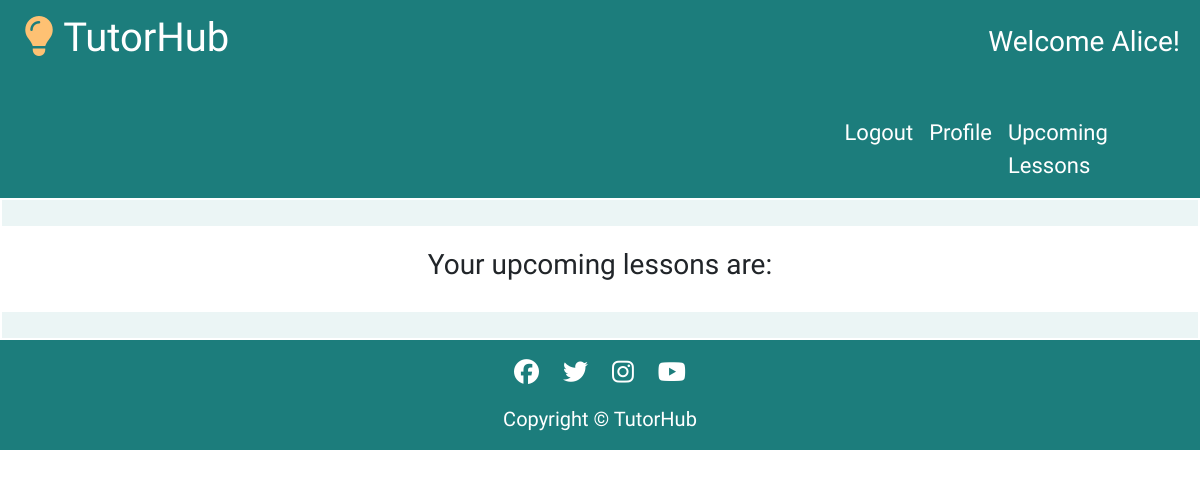
The page /profile/upcoming_lessons/ (signed in) on the database as committed earlier.
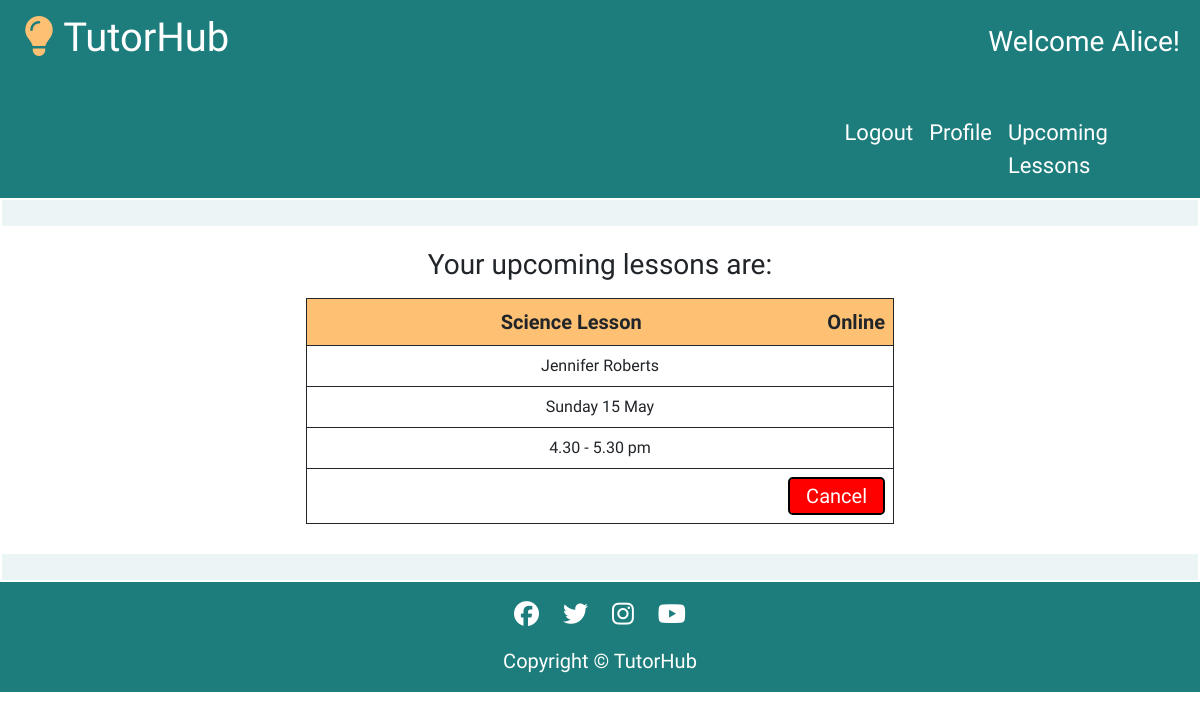
The same page on the database as committed later.
### tutorprofile/models.py (models this page shows, shortened)
class Booking(models.Model):
    date = models.CharField(max_length=50)
    time = models.CharField(max_length=50)
    tutor = models.CharField(max_length=50, null=True, blank=True)
    subject = models.CharField(max_length=50, null=True, blank=True)
    student = models.ForeignKey(User, on_delete=models.CASCADE)

### userprofile/views.py (the view)
# urls.py: path('upcoming_lessons/', views.upcoming_lessons, name='upcoming_lessons'),
@login_required
def upcoming_lessons(request):
    template = 'userprofile/upcoming_lessons.html'
    context = {
        'bookings': Booking.objects.filter(student=request.user),
    }
    return render(request, template, context)

### userprofile/templates/userprofile/upcoming_lessons.html (shortened to what this page needs)
{% extends "base.html" %}
{% load static %}
{% block content %}
<div class="row placeholder" id="placeholder-top">
</div>
<div class="container-fluid">
    <div class="row">
        <div class="col-12">
            <div class="row center">
                <h3>Your upcoming lessons are:</h3>
                {% for booking in bookings %}
                <div class="col-12">
                    <table class="table-space table-width-bookings">
                        <tr>
                            <td class="bold">{{ booking.subject }} Lesson <span class="type">Online</span></td>
                        </tr>
                        <tr>
                            <td>{{ booking.tutor }}</td>
                        </tr>
                        <tr>
                            <td class="booking-dates">{{ booking.date }}</td>
                        </tr>
                        <tr>
                            <td>{{ booking.time }}</td>
                        </tr>
                        <tr>
                            <td>
                                <button class="btn btn-delete btn-lg" value="{{ booking.id }}">Cancel</button>
                            </td>
                        </tr>
                    </table>
                </div>
            {% endfor %}
    </div>
</div>
<div class="row placeholder" id="placeholder-bottom">
</div>
{% endblock %}

### templates/base.html (shortened to what this page needs)
{% load static %}
<!DOCTYPE html>
<html lang="en">
<head>
    <link rel="stylesheet" href="https://cdnjs.cloudflare.com/ajax/libs/font-awesome/5.15.3/css/all.min.css">
    <link href="https://cdn.jsdelivr.net/npm/bootstrap@5.0.1/dist/css/bootstrap.min.css" rel="stylesheet"
>
    <link rel="stylesheet" href="{% static 'css/style.css' %}">
</head>
<body>
    <div class="row header-nav">
        <div class="col-sm-12 col-md-6">
            <a class="nav-link" id="nav-title" href="{% url 'index' %}"><i class="fa-solid fa-lightbulb"></i> TutorHub</a>
        </div>
        <div class="col-sm-12 col-md-6">
            {% if user.is_authenticated %}
                <h3 id="username-right">Welcome {{ user.username }}!</h3>
            {% endif %}
        </div>
    </div>
    <nav class="navbar navbar-expand navbar-light">
        <div class="conatiner-fluid">
            <div class="row">
                <div class="col-8 nav-elements">
                    <ul class="navbar-nav mb-lg-0">
                        {% if user.is_authenticated %}
                        <li class="nav-item">
                            <a class="nav-link" href="{% url 'account_logout' %}">Logout</a>
                        </li>
                        <li class="nav-item">
                            <a class="nav-link" href="{% url 'profile' %}">Profile</a>
                        </li>
                        <li class="nav-item">
                            <a class="nav-link-upcoming-lessons nav-link" href="{% url 'upcoming_lessons' %}">Upcoming Lessons</a>
                        </li>
                        {% endif %}
                    </ul>
                </div>
            </div>
        </div>
    </nav>
    <main>
        {% block content %}{% endblock content %}
    </main>
    <footer>
        <div class="container-fluid">
            <div class="row center footer">
                <ul>
                    <li><a href="https://www.facebook.com/" target="_blank" rel="noopener"
                            aria-label="Click here to go to our facebook page"><i class="fab fa-facebook"></i></a></li>
                    <li><a href="https://www.twitter.com/" target="_blank" rel="noopener"
                            aria-label="Click here to go to our twitter page"><i class="fab fa-twitter"></i></a></li>
                    <li><a href="https://www.instagram.com/" target="_blank" rel="noopener"
                            aria-label="Click here to go to our instagram page"><i class="fab fa-instagram"></i></a></li>
                    <li><a href="https://www.youtube.com/" target="_blank" rel="noopener"
                            aria-label="Click here to go to our youtube page"><i class="fab fa-youtube"></i></a></li>
                </ul>
                <p class="footer-text">Copyright © TutorHub</p>
            </div>
        </div>
    </footer>
</body>
</html>

### static/css/style.css (style rules this page uses)
html, body { max-width: 100%; overflow-x: hidden; font-family: 'Hubballi', cursive; }
.center { text-align: center; }
.navbar { background-color: #1c7d7c; justify-content: right; }
.nav-link-upcoming-lessons { width: 200px; }
.navbar-light .navbar-nav .nav-link { color: white; }
.header-nav { height: 100px; color: white; padding-top: 5px; font-size: 30px; background-color: #1c7d7c; color: white; display: flex; position: relative; }
.header-nav a { margin-bottom: 0; text-decoration: none; color: white; }
.nav-link { color: white; }
.nav-elements { font-size: 22px; }
.placeholder { background-color: #258d8c17; border: solid 2px white; padding: 0; height: 30px; margin: auto; margin-bottom: 20px; margin-top: 20px; }
#placeholder-top { padding: 0; margin-top: 0; }
#placeholder-bottom { padding: 0; margin-bottom: 0; }
.bold { background-color: #fec173; font-weight: bold; font-size: 20px; }
#username-right { float: right; padding-top: 20px; padding-right: 20px; }
#nav-title { position: absolute; left: 20px; top: 0px; font-size: 40px; }
#nav-title i { color: #fec173; }
.table-width-bookings { width: 50%; margin: auto; margin-top: 8px; margin-bottom: 8px; }
.table-width-bookings td { padding: 8px; }
th, td { border: 1px solid; }
.btn-delete { padding-top: 2px; padding-bottom: 2px; background-color: #d85153; border: 2px solid black; color: white; float: right; }
.type { float: right; }
.footer { background-color: #1c7d7c; }
.footer-text { font-size: 20px; color: white; }
.footer li { display: inline; padding: 10px; }
.footer li i { color: white; font-size: 25px; margin-top: 20px; }

Rows that differ between the two databases and show on the page:
added Booking: subject "Science", tutor "Jennifer Roberts", date "Sunday 15 May", time "4.30 - 5.30 pm", {{ booking.id }} 229 (drawn)
